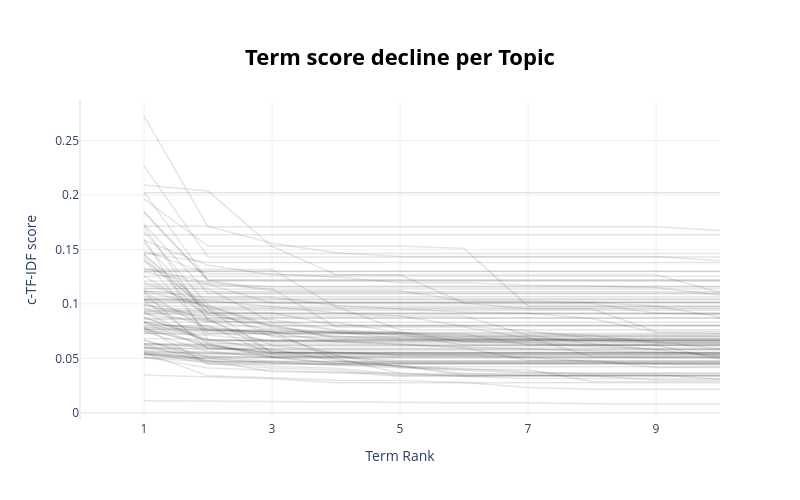

This figure's notebook cell:
### Markdown cell above
#### 5.2.8 Visualise Term Score Decline

### Code cell
topic_model.visualize_term_rank()

### Figure 1 — Plotly figure (JSON) as saved in the notebook; plotly's stock layout.template omitted (floating-point values rounded to 4 significant figures)
{"data": [{"hovertext": "<b>Topic -1</b>:truck_season_4wd_love_bear_polar b", "line": {"color": "black", "width": 1.5}, "mode": "lines+lines", "name": "", "opacity": 0.1, "x": [1, 2, 3, 4, 5, 6, 7, 8, 9, 10], "y": [0.01116, 0.01081, 0.01022, 0.009748, 0.009305, 0.009305, 0.009305, 0.008259, 0.008103, 0.008103], "type": "scatter"}, {"hovertext": "<b>Topic 0</b>:came clean_clarity_activist_activis", "line": {"color": "black", "width": 1.5}, "mode": "lines+lines", "name": "", "opacity": 0.1, "x": [1, 2, 3, 4, 5, 6, 7, 8, 9, 10], "y": [0.1254, 0.1254, 0.1254, 0.1254, 0.1254, 0.1254, 0.1254, 0.1254, 0.1254, 0.1254], "type": "scatter"}, {"hovertext": "<b>Topic 1</b>:ape_africa usa_billionaire chair_bi", "line": {"color": "black", "width": 1.5}, "mode": "lines+lines", "name": "", "opacity": 0.1, "x": [1, 2, 3, 4, 5, 6, 7, 8, 9, 10], "y": [0.08692, 0.08692, 0.08692, 0.08692, 0.08692, 0.08692, 0.08692, 0.08692, 0.08692, 0.08692], "type": "scatter"}, {"hovertext": "<b>Topic 2</b>:asshat_asshat president_comedy weir", "line": {"color": "black", "width": 1.5}, "mode": "lines+lines", "name": "", "opacity": 0.1, "x": [1, 2, 3, 4, 5, 6, 7, 8, 9, 10], "y": [0.1065, 0.1065, 0.1065, 0.1065, 0.1065, 0.1065, 0.1065, 0.1065, 0.1065, 0.1065], "type": "scatter"}, {"hovertext": "<b>Topic 3</b>:gym_poetry_weightloss_stone_fitness", "line": {"color": "black", "width": 1.5}, "mode": "lines+lines", "name": "", "opacity": 0.1, "x": [1, 2, 3, 4, 5, 6, 7, 8, 9, 10], "y": [0.05504, 0.03409, 0.0323, 0.02981, 0.02977, 0.02786, 0.02328, 0.02172, 0.02165, 0.02165], "type": "scatter"}, {"hovertext": "<b>Topic 4</b>:attack khan_press attack_hate putin", "line": {"color": "black", "width": 1.5}, "mode": "lines+lines", "name": "", "opacity": 0.1, "x": [1, 2, 3, 4, 5, 6, 7, 8, 9, 10], "y": [0.1113, 0.1113, 0.1113, 0.1113, 0.1113, 0.1113, 0.1113, 0.1113, 0.1113, 0.1113], "type": "scatter"}, {"hovertext": "<b>Topic 5</b>:pig_carl_betwn_betwn pig_apology_ap", "line": {"color": "black", "width": 1.5}, "mode": "lines+lines", "name": "", "opacity": 0.1, "x": [1, 2, 3, 4, 5, 6, 7, 8, 9, 10], "y": [0.1027, 0.06309, 0.06309, 0.06309, 0.06309, 0.06309, 0.06309, 0.06309, 0.06309, 0.06309], "type": "scatter"}, {"hovertext": "<b>Topic 6</b>:im_asian_bc im_im attracted_attract", "line": {"color": "black", "width": 1.5}, "mode": "lines+lines", "name": "", "opacity": 0.1, "x": [1, 2, 3, 4, 5, 6, 7, 8, 9, 10], "y": [0.1963, 0.1531, 0.1531, 0.1531, 0.1531, 0.1509, 0.09793, 0.09793, 0.09793, 0.09793], "type": "scatter"}, {"hovertext": "<b>Topic 7</b>:bear_polar_polar bear_climb_climb r", "line": {"color": "black", "width": 1.5}, "mode": "lines+lines", "name": "", "opacity": 0.1, "x": [1, 2, 3, 4, 5, 6, 7, 8, 9, 10], "y": [0.07442, 0.07442, 0.07442, 0.06481, 0.06481, 0.06481, 0.06481, 0.06229, 0.06229, 0.0493], "type": "scatter"}, {"hovertext": "<b>Topic 8</b>:gun_grp_mass shooting_mass_ban_vict", "line": {"color": "black", "width": 1.5}, "mode": "lines+lines", "name": "", "opacity": 0.1, "x": [1, 2, 3, 4, 5, 6, 7, 8, 9, 10], "y": [0.06656, 0.05147, 0.051, 0.05031, 0.03614, 0.03585, 0.03449, 0.034, 0.03016, 0.03016], "type": "scatter"}, {"hovertext": "<b>Topic 9</b>:chair want_cow disease_cow_die mad_", "line": {"color": "black", "width": 1.5}, "mode": "lines+lines", "name": "", "opacity": 0.1, "x": [1, 2, 3, 4, 5, 6, 7, 8, 9, 10], "y": [0.1163, 0.1163, 0.1163, 0.1163, 0.1163, 0.1163, 0.1163, 0.1163, 0.1163, 0.1163], "type": "scatter"}, {"hovertext": "<b>Topic 10</b>:new_block new_kid block_block_new ", "line": {"color": "black", "width": 1.5}, "mode": "lines+lines", "name": "", "opacity": 0.1, "x": [1, 2, 3, 4, 5, 6, 7, 8, 9, 10], "y": [0.1404, 0.07265, 0.07265, 0.07265, 0.07265, 0.06571, 0.06374, 0.06101, 0.05838, 0.05838], "type": "scatter"}, {"hovertext": "<b>Topic 11</b>:looki_place looki_bear_polar_polar", "line": {"color": "black", "width": 1.5}, "mode": "lines+lines", "name": "", "opacity": 0.1, "x": [1, 2, 3, 4, 5, 6, 7, 8, 9, 10], "y": [0.09329, 0.09329, 0.07374, 0.07374, 0.07374, 0.06835, 0.06835, 0.06637, 0.06422, 0.06422], "type": "scatter"}, {"hovertext": "<b>Topic 12</b>:promo_bihday_walk_god sake_expect ", "line": {"color": "black", "width": 1.5}, "mode": "lines+lines", "name": "", "opacity": 0.1, "x": [1, 2, 3, 4, 5, 6, 7, 8, 9, 10], "y": [0.03471, 0.03325, 0.03126, 0.02767, 0.02767, 0.02767, 0.02767, 0.02767, 0.02767, 0.02767], "type": "scatter"}, {"hovertext": "<b>Topic 13</b>:dad_father day_father_husband_day ", "line": {"color": "black", "width": 1.5}, "mode": "lines+lines", "name": "", "opacity": 0.1, "x": [1, 2, 3, 4, 5, 6, 7, 8, 9, 10], "y": [0.07652, 0.07599, 0.07489, 0.04865, 0.04192, 0.04056, 0.03759, 0.03525, 0.03525, 0.03085], "type": "scatter"}, {"hovertext": "<b>Topic 14</b>:rapist_judge_blk_ddnt_ddnt wnt_aft", "line": {"color": "black", "width": 1.5}, "mode": "lines+lines", "name": "", "opacity": 0.1, "x": [1, 2, 3, 4, 5, 6, 7, 8, 9, 10], "y": [0.07326, 0.07123, 0.06645, 0.06645, 0.06645, 0.06645, 0.06645, 0.06645, 0.06645, 0.06645], "type": "scatter"}, {"hovertext": "<b>Topic 15</b>:arabic_arabic kettled_better pic_c", "line": {"color": "black", "width": 1.5}, "mode": "lines+lines", "name": "", "opacity": 0.1, "x": [1, 2, 3, 4, 5, 6, 7, 8, 9, 10], "y": [0.1012, 0.1012, 0.1012, 0.1012, 0.1012, 0.1012, 0.1012, 0.1012, 0.1012, 0.1012], "type": "scatter"}, {"hovertext": "<b>Topic 16</b>:70 sliding_30 pm_arc week_arc_educ", "line": {"color": "black", "width": 1.5}, "mode": "lines+lines", "name": "", "opacity": 0.1, "x": [1, 2, 3, 4, 5, 6, 7, 8, 9, 10], "y": [0.1094, 0.1094, 0.1094, 0.1094, 0.1094, 0.1094, 0.1094, 0.1094, 0.1094, 0.1094], "type": "scatter"}, {"hovertext": "<b>Topic 17</b>:12mill arrest_12mill_arrest_accide", "line": {"color": "black", "width": 1.5}, "mode": "lines+lines", "name": "", "opacity": 0.1, "x": [1, 2, 3, 4, 5, 6, 7, 8, 9, 10], "y": [0.08313, 0.08313, 0.08313, 0.08313, 0.08313, 0.08313, 0.08313, 0.08313, 0.08313, 0.08313], "type": "scatter"}, {"hovertext": "<b>Topic 18</b>:japan_abe government_abe_afp rsf_b", "line": {"color": "black", "width": 1.5}, "mode": "lines+lines", "name": "", "opacity": 0.1, "x": [1, 2, 3, 4, 5, 6, 7, 8, 9, 10], "y": [0.1456, 0.09652, 0.09652, 0.09652, 0.09652, 0.09652, 0.09652, 0.09652, 0.09652, 0.09652], "type": "scatter"}, {"hovertext": "<b>Topic 19</b>:pair_new pair_77_lesson_flat whooo", "line": {"color": "black", "width": 1.5}, "mode": "lines+lines", "name": "", "opacity": 0.1, "x": [1, 2, 3, 4, 5, 6, 7, 8, 9, 10], "y": [0.08021, 0.08021, 0.05311, 0.05109, 0.04781, 0.04781, 0.04781, 0.04781, 0.04781, 0.04781], "type": "scatter"}, {"hovertext": "<b>Topic 20</b>:queue basket_queue_food shopping_b", "line": {"color": "black", "width": 1.5}, "mode": "lines+lines", "name": "", "opacity": 0.1, "x": [1, 2, 3, 4, 5, 6, 7, 8, 9, 10], "y": [0.1299, 0.1299, 0.1299, 0.1299, 0.1299, 0.1299, 0.1299, 0.1299, 0.1299, 0.1299], "type": "scatter"}, {"hovertext": "<b>Topic 21</b>:dom_dom nica_freaking_freaking nas", "line": {"color": "black", "width": 1.5}, "mode": "lines+lines", "name": "", "opacity": 0.1, "x": [1, 2, 3, 4, 5, 6, 7, 8, 9, 10], "y": [0.1039, 0.1039, 0.1039, 0.1039, 0.1039, 0.1039, 0.1039, 0.1039, 0.1039, 0.1039], "type": "scatter"}, {"hovertext": "<b>Topic 22</b>:wear_2017 let_hood swastika_hood_d", "line": {"color": "black", "width": 1.5}, "mode": "lines+lines", "name": "", "opacity": 0.1, "x": [1, 2, 3, 4, 5, 6, 7, 8, 9, 10], "y": [0.1467, 0.138, 0.138, 0.138, 0.138, 0.138, 0.138, 0.138, 0.138, 0.138], "type": "scatter"}, {"hovertext": "<b>Topic 23</b>:orlando_grimmie_shooting_murdered_", "line": {"color": "black", "width": 1.5}, "mode": "lines+lines", "name": "", "opacity": 0.1, "x": [1, 2, 3, 4, 5, 6, 7, 8, 9, 10], "y": [0.05532, 0.04527, 0.04123, 0.03905, 0.03429, 0.03429, 0.03429, 0.03429, 0.03429, 0.03429], "type": "scatter"}, {"hovertext": "<b>Topic 24</b>:poetry_eid_poetry eid_shairi_line_", "line": {"color": "black", "width": 1.5}, "mode": "lines+lines", "name": "", "opacity": 0.1, "x": [1, 2, 3, 4, 5, 6, 7, 8, 9, 10], "y": [0.1426, 0.08657, 0.05565, 0.05553, 0.05322, 0.05303, 0.05098, 0.04682, 0.0448, 0.04389], "type": "scatter"}, {"hovertext": "<b>Topic 25</b>:happy_happy slow_slow_cooking_slow", "line": {"color": "black", "width": 1.5}, "mode": "lines+lines", "name": "", "opacity": 0.1, "x": [1, 2, 3, 4, 5, 6, 7, 8, 9, 10], "y": [0.1101, 0.05842, 0.05842, 0.04764, 0.04293, 0.0361, 0.0361, 0.0361, 0.0361, 0.0361], "type": "scatter"}, {"hovertext": "<b>Topic 26</b>:chair make_fucking moron_gorilla r", "line": {"color": "black", "width": 1.5}, "mode": "lines+lines", "name": "", "opacity": 0.1, "x": [1, 2, 3, 4, 5, 6, 7, 8, 9, 10], "y": [0.1048, 0.1048, 0.1048, 0.1048, 0.1048, 0.1048, 0.1048, 0.1048, 0.1048, 0.1048], "type": "scatter"}, {"hovertext": "<b>Topic 27</b>:blog silver_silver_retail_retail s", "line": {"color": "black", "width": 1.5}, "mode": "lines+lines", "name": "", "opacity": 0.1, "x": [1, 2, 3, 4, 5, 6, 7, 8, 9, 10], "y": [0.06817, 0.06753, 0.06522, 0.06522, 0.06252, 0.06064, 0.05816, 0.05682, 0.0559, 0.05348], "type": "scatter"}, {"hovertext": "<b>Topic 28</b>:feminist_decided feminist_beginnin", "line": {"color": "black", "width": 1.5}, "mode": "lines+lines", "name": "", "opacity": 0.1, "x": [1, 2, 3, 4, 5, 6, 7, 8, 9, 10], "y": [0.2268, 0.143, 0.143, 0.143, 0.143, 0.143, 0.143, 0.143, 0.143, 0.143], "type": "scatter"}, {"hovertext": "<b>Topic 29</b>:la_idea poc_em quit_film em_bitchi", "line": {"color": "black", "width": 1.5}, "mode": "lines+lines", "name": "", "opacity": 0.1, "x": [1, 2, 3, 4, 5, 6, 7, 8, 9, 10], "y": [0.1848, 0.1221, 0.1221, 0.1221, 0.1221, 0.1221, 0.1221, 0.1221, 0.1221, 0.1221], "type": "scatter"}, {"hovertext": "<b>Topic 30</b>:bye_anger_joy_come_stay let_leaf_d", "line": {"color": "black", "width": 1.5}, "mode": "lines+lines", "name": "", "opacity": 0.1, "x": [1, 2, 3, 4, 5, 6, 7, 8, 9, 10], "y": [0.05116, 0.04122, 0.03903, 0.03654, 0.03649, 0.03345, 0.03155, 0.03155, 0.03155, 0.03155], "type": "scatter"}, {"hovertext": "<b>Topic 31</b>:dare_bullying_speak rest_rest cana", "line": {"color": "black", "width": 1.5}, "mode": "lines+lines", "name": "", "opacity": 0.1, "x": [1, 2, 3, 4, 5, 6, 7, 8, 9, 10], "y": [0.2725, 0.1709, 0.1709, 0.1709, 0.1709, 0.1709, 0.1709, 0.1709, 0.1709, 0.1673], "type": "scatter"}, {"hovertext": "<b>Topic 32</b>:2016 uspoli_bailey 2016_yr idolize", "line": {"color": "black", "width": 1.5}, "mode": "lines+lines", "name": "", "opacity": 0.1, "x": [1, 2, 3, 4, 5, 6, 7, 8, 9, 10], "y": [0.09426, 0.09426, 0.09426, 0.09426, 0.09426, 0.09426, 0.09426, 0.09426, 0.09426, 0.09426], "type": "scatter"}, {"hovertext": "<b>Topic 33</b>:new_kid newyear_destruction_commer", "line": {"color": "black", "width": 1.5}, "mode": "lines+lines", "name": "", "opacity": 0.1, "x": [1, 2, 3, 4, 5, 6, 7, 8, 9, 10], "y": [0.1664, 0.09876, 0.07973, 0.07973, 0.07973, 0.07973, 0.07973, 0.07973, 0.07973, 0.07973], "type": "scatter"}, {"hovertext": "<b>Topic 34</b>:cheap_humanity pakistani_pakistani", "line": {"color": "black", "width": 1.5}, "mode": "lines+lines", "name": "", "opacity": 0.1, "x": [1, 2, 3, 4, 5, 6, 7, 8, 9, 10], "y": [0.06275, 0.04589, 0.04589, 0.04365, 0.04098, 0.03897, 0.03687, 0.03658, 0.03658, 0.03658], "type": "scatter"}, {"hovertext": "<b>Topic 35</b>:east_tt_em_school_hr til_packing e", "line": {"color": "black", "width": 1.5}, "mode": "lines+lines", "name": "", "opacity": 0.1, "x": [1, 2, 3, 4, 5, 6, 7, 8, 9, 10], "y": [0.0538, 0.04792, 0.0378, 0.0374, 0.03352, 0.03352, 0.03352, 0.03352, 0.03352, 0.03352], "type": "scatter"}, {"hovertext": "<b>Topic 36</b>:price index_index mom_index_price_", "line": {"color": "black", "width": 1.5}, "mode": "lines+lines", "name": "", "opacity": 0.1, "x": [1, 2, 3, 4, 5, 6, 7, 8, 9, 10], "y": [0.1046, 0.1031, 0.09746, 0.09178, 0.08895, 0.07948, 0.07502, 0.06843, 0.06558, 0.05862], "type": "scatter"}, {"hovertext": "<b>Topic 37</b>:joy bless_gracious look_2017 scatt", "line": {"color": "black", "width": 1.5}, "mode": "lines+lines", "name": "", "opacity": 0.1, "x": [1, 2, 3, 4, 5, 6, 7, 8, 9, 10], "y": [0.1636, 0.1636, 0.1636, 0.1636, 0.1636, 0.1636, 0.1636, 0.1636, 0.1636, 0.1636], "type": "scatter"}, {"hovertext": "<b>Topic 38</b>:sm_2tell_dnt_phone_story_refund_pa", "line": {"color": "black", "width": 1.5}, "mode": "lines+lines", "name": "", "opacity": 0.1, "x": [1, 2, 3, 4, 5, 6, 7, 8, 9, 10], "y": [0.05337, 0.0498, 0.0454, 0.04485, 0.04299, 0.0397, 0.0397, 0.02869, 0.02869, 0.02869], "type": "scatter"}, {"hovertext": "<b>Topic 39</b>:06_gewitter_gewitter schwandorfchw", "line": {"color": "black", "width": 1.5}, "mode": "lines+lines", "name": "", "opacity": 0.1, "x": [1, 2, 3, 4, 5, 6, 7, 8, 9, 10], "y": [0.1732, 0.1101, 0.1101, 0.1101, 0.1101, 0.1101, 0.1101, 0.1101, 0.1101, 0.1101], "type": "scatter"}, {"hovertext": "<b>Topic 40</b>:year old_mother_old_fuck_hate_51 y", "line": {"color": "black", "width": 1.5}, "mode": "lines+lines", "name": "", "opacity": 0.1, "x": [1, 2, 3, 4, 5, 6, 7, 8, 9, 10], "y": [0.05675, 0.04836, 0.04283, 0.04085, 0.03526, 0.03433, 0.03433, 0.03433, 0.03433, 0.03433], "type": "scatter"}, {"hovertext": "<b>Topic 41</b>:inked polar_inked_place lookin_loo", "line": {"color": "black", "width": 1.5}, "mode": "lines+lines", "name": "", "opacity": 0.1, "x": [1, 2, 3, 4, 5, 6, 7, 8, 9, 10], "y": [0.06304, 0.06304, 0.05382, 0.05239, 0.04226, 0.04226, 0.04226, 0.04226, 0.04226, 0.04226], "type": "scatter"}, {"hovertext": "<b>Topic 42</b>:signal_chk wt_aftr sevral_engineer", "line": {"color": "black", "width": 1.5}, "mode": "lines+lines", "name": "", "opacity": 0.1, "x": [1, 2, 3, 4, 5, 6, 7, 8, 9, 10], "y": [0.06724, 0.04732, 0.04732, 0.04732, 0.04732, 0.04732, 0.04732, 0.04732, 0.04732, 0.04732], "type": "scatter"}, {"hovertext": "<b>Topic 43</b>:drown_drown small_lack power_minde", "line": {"color": "black", "width": 1.5}, "mode": "lines+lines", "name": "", "opacity": 0.1, "x": [1, 2, 3, 4, 5, 6, 7, 8, 9, 10], "y": [0.1299, 0.1299, 0.1299, 0.1299, 0.1299, 0.1299, 0.1299, 0.1299, 0.1299, 0.1299], "type": "scatter"}, {"hovertext": "<b>Topic 44</b>:place looking_looking cotd_cotd_co", "line": {"color": "black", "width": 1.5}, "mode": "lines+lines", "name": "", "opacity": 0.1, "x": [1, 2, 3, 4, 5, 6, 7, 8, 9, 10], "y": [0.09923, 0.08404, 0.0829, 0.0829, 0.07377, 0.07377, 0.07377, 0.0711, 0.06424, 0.06424], "type": "scatter"}, {"hovertext": "<b>Topic 45</b>:talent_technology_takda dan_banyak", "line": {"color": "black", "width": 1.5}, "mode": "lines+lines", "name": "", "opacity": 0.1, "x": [1, 2, 3, 4, 5, 6, 7, 8, 9, 10], "y": [0.05061, 0.04678, 0.04678, 0.04678, 0.04678, 0.04678, 0.04678, 0.04678, 0.04678, 0.04678], "type": "scatter"}, {"hovertext": "<b>Topic 46</b>:nightclub_gun_50 people_church bow", "line": {"color": "black", "width": 1.5}, "mode": "lines+lines", "name": "", "opacity": 0.1, "x": [1, 2, 3, 4, 5, 6, 7, 8, 9, 10], "y": [0.0533, 0.05197, 0.05103, 0.04517, 0.04517, 0.04517, 0.04517, 0.04517, 0.04517, 0.04517], "type": "scatter"}, {"hovertext": "<b>Topic 47</b>:2nites_2nites church_4maps_4maps b", "line": {"color": "black", "width": 1.5}, "mode": "lines+lines", "name": "", "opacity": 0.1, "x": [1, 2, 3, 4, 5, 6, 7, 8, 9, 10], "y": [0.1138, 0.1138, 0.1138, 0.1138, 0.1138, 0.1138, 0.1138, 0.1138, 0.1138, 0.1138], "type": "scatter"}, {"hovertext": "<b>Topic 48</b>:white_biher_biher disrespectful_de", "line": {"color": "black", "width": 1.5}, "mode": "lines+lines", "name": "", "opacity": 0.1, "x": [1, 2, 3, 4, 5, 6, 7, 8, 9, 10], "y": [0.1033, 0.1016, 0.1016, 0.1016, 0.1016, 0.1016, 0.1016, 0.1016, 0.1016, 0.1016], "type": "scatter"}, {"hovertext": "<b>Topic 49</b>:xxx sexy_naughty shy_car_shy_slut_", "line": {"color": "black", "width": 1.5}, "mode": "lines+lines", "name": "", "opacity": 0.1, "x": [1, 2, 3, 4, 5, 6, 7, 8, 9, 10], "y": [0.05988, 0.05519, 0.05196, 0.05181, 0.05181, 0.05181, 0.05092, 0.05049, 0.05049, 0.05049], "type": "scatter"}, {"hovertext": "<b>Topic 50</b>:india_cruelty_dog cat_chinese_chin", "line": {"color": "black", "width": 1.5}, "mode": "lines+lines", "name": "", "opacity": 0.1, "x": [1, 2, 3, 4, 5, 6, 7, 8, 9, 10], "y": [0.07845, 0.04461, 0.04461, 0.04461, 0.04461, 0.04461, 0.04461, 0.04461, 0.04461, 0.04461], "type": "scatter"}, {"hovertext": "<b>Topic 51</b>:amodu_coach_keshi_rip_death_direct", "line": {"color": "black", "width": 1.5}, "mode": "lines+lines", "name": "", "opacity": 0.1, "x": [1, 2, 3, 4, 5, 6, 7, 8, 9, 10], "y": [0.1041, 0.08513, 0.06202, 0.05519, 0.0532, 0.05313, 0.05313, 0.05313, 0.05313, 0.05313], "type": "scatter"}, {"hovertext": "<b>Topic 52</b>:follow_4o4o4_send 4o4o4_iqbal_gali", "line": {"color": "black", "width": 1.5}, "mode": "lines+lines", "name": "", "opacity": 0.1, "x": [1, 2, 3, 4, 5, 6, 7, 8, 9, 10], "y": [0.09247, 0.09181, 0.09181, 0.08042, 0.08042, 0.08042, 0.08042, 0.08042, 0.08042, 0.08042], "type": "scatter"}, {"hovertext": "<b>Topic 53</b>:forecast_8k_blog_tipp_optimism_opt", "line": {"color": "black", "width": 1.5}, "mode": "lines+lines", "name": "", "opacity": 0.1, "x": [1, 2, 3, 4, 5, 6, 7, 8, 9, 10], "y": [0.08308, 0.05926, 0.05651, 0.05337, 0.05337, 0.05337, 0.05337, 0.05337, 0.05337, 0.05337], "type": "scatter"}, {"hovertext": "<b>Topic 54</b>:client_summer_redken_fun_drink_bos", "line": {"color": "black", "width": 1.5}, "mode": "lines+lines", "name": "", "opacity": 0.1, "x": [1, 2, 3, 4, 5, 6, 7, 8, 9, 10], "y": [0.05945, 0.05157, 0.0474, 0.04381, 0.04344, 0.03424, 0.03424, 0.03424, 0.03424, 0.03424], "type": "scatter"}, {"hovertext": "<b>Topic 55</b>:bird_home_home button_button_tap h", "line": {"color": "black", "width": 1.5}, "mode": "lines+lines", "name": "", "opacity": 0.1, "x": [1, 2, 3, 4, 5, 6, 7, 8, 9, 10], "y": [0.1838, 0.1215, 0.112, 0.112, 0.112, 0.1027, 0.1027, 0.1013, 0.09818, 0.08783], "type": "scatter"}, {"hovertext": "<b>Topic 56</b>:payintheusa polar_payintheusa_plac", "line": {"color": "black", "width": 1.5}, "mode": "lines+lines", "name": "", "opacity": 0.1, "x": [1, 2, 3, 4, 5, 6, 7, 8, 9, 10], "y": [0.1179, 0.1179, 0.114, 0.07871, 0.07871, 0.07871, 0.06855, 0.06855, 0.06855, 0.06855], "type": "scatter"}, {"hovertext": "<b>Topic 57</b>:nasty nude_horny naughty_na wet_sn", "line": {"color": "black", "width": 1.5}, "mode": "lines+lines", "name": "", "opacity": 0.1, "x": [1, 2, 3, 4, 5, 6, 7, 8, 9, 10], "y": [0.07826, 0.07601, 0.07498, 0.07404, 0.06843, 0.06797, 0.06688, 0.0668, 0.06623, 0.06623], "type": "scatter"}, {"hovertext": "<b>Topic 58</b>:awake_feel_feel like_away sho_70 r", "line": {"color": "black", "width": 1.5}, "mode": "lines+lines", "name": "", "opacity": 0.1, "x": [1, 2, 3, 4, 5, 6, 7, 8, 9, 10], "y": [0.05459, 0.05026, 0.04577, 0.04574, 0.04574, 0.04574, 0.04574, 0.04574, 0.04574, 0.04574], "type": "scatter"}, {"hovertext": "<b>Topic 59</b>:beer_9th daily_9th_beer htt_beer r", "line": {"color": "black", "width": 1.5}, "mode": "lines+lines", "name": "", "opacity": 0.1, "x": [1, 2, 3, 4, 5, 6, 7, 8, 9, 10], "y": [0.1597, 0.06693, 0.06693, 0.06693, 0.06693, 0.06693, 0.06693, 0.06693, 0.06693, 0.06693], "type": "scatter"}, {"hovertext": "<b>Topic 60</b>:got_staff_got installed_row got_60", "line": {"color": "black", "width": 1.5}, "mode": "lines+lines", "name": "", "opacity": 0.1, "x": [1, 2, 3, 4, 5, 6, 7, 8, 9, 10], "y": [0.07629, 0.06372, 0.05073, 0.05073, 0.05073, 0.05073, 0.05073, 0.05073, 0.05073, 0.05073], "type": "scatter"}, {"hovertext": "<b>Topic 61</b>:awasome_dj_bday awasome_awasome bl", "line": {"color": "black", "width": 1.5}, "mode": "lines+lines", "name": "", "opacity": 0.1, "x": [1, 2, 3, 4, 5, 6, 7, 8, 9, 10], "y": [0.1112, 0.07616, 0.06547, 0.06547, 0.06547, 0.06547, 0.06547, 0.06547, 0.06547, 0.06547], "type": "scatter"}, {"hovertext": "<b>Topic 62</b>:mil_past_amaze_amaze living_electi", "line": {"color": "black", "width": 1.5}, "mode": "lines+lines", "name": "", "opacity": 0.1, "x": [1, 2, 3, 4, 5, 6, 7, 8, 9, 10], "y": [0.08763, 0.06765, 0.05771, 0.05771, 0.05771, 0.05771, 0.05771, 0.05771, 0.05771, 0.05771], "type": "scatter"}, {"hovertext": "<b>Topic 63</b>:bon_bon jovi_jon bon_generic_guita", "line": {"color": "black", "width": 1.5}, "mode": "lines+lines", "name": "", "opacity": 0.1, "x": [1, 2, 3, 4, 5, 6, 7, 8, 9, 10], "y": [0.07285, 0.07285, 0.07285, 0.07285, 0.07285, 0.07285, 0.07285, 0.07285, 0.07285, 0.07285], "type": "scatter"}, {"hovertext": "<b>Topic 64</b>:aapi allah_aapi_allah_allah apkoo_", "line": {"color": "black", "width": 1.5}, "mode": "lines+lines", "name": "", "opacity": 0.1, "x": [1, 2, 3, 4, 5, 6, 7, 8, 9, 10], "y": [0.05073, 0.05073, 0.05073, 0.05073, 0.05073, 0.05073, 0.05073, 0.05073, 0.05073, 0.05073], "type": "scatter"}, {"hovertext": "<b>Topic 65</b>:cavs_game_plan worked_plan_game pl", "line": {"color": "black", "width": 1.5}, "mode": "lines+lines", "name": "", "opacity": 0.1, "x": [1, 2, 3, 4, 5, 6, 7, 8, 9, 10], "y": [0.09113, 0.08959, 0.08889, 0.08889, 0.08889, 0.08889, 0.07125, 0.06343, 0.05782, 0.05182], "type": "scatter"}, {"hovertext": "<b>Topic 66</b>:beat whiteperson_alive serve_bp_bl", "line": {"color": "black", "width": 1.5}, "mode": "lines+lines", "name": "", "opacity": 0.1, "x": [1, 2, 3, 4, 5, 6, 7, 8, 9, 10], "y": [0.202, 0.202, 0.202, 0.202, 0.202, 0.202, 0.202, 0.202, 0.202, 0.202], "type": "scatter"}, {"hovertext": "<b>Topic 67</b>:pound_size_weighed_weight_40 weigh", "line": {"color": "black", "width": 1.5}, "mode": "lines+lines", "name": "", "opacity": 0.1, "x": [1, 2, 3, 4, 5, 6, 7, 8, 9, 10], "y": [0.09566, 0.07923, 0.07135, 0.05263, 0.04563, 0.04563, 0.04563, 0.04563, 0.04563, 0.04563], "type": "scatter"}, {"hovertext": "<b>Topic 68</b>:10_news_10 type_50 islamic_news ad", "line": {"color": "black", "width": 1.5}, "mode": "lines+lines", "name": "", "opacity": 0.1, "x": [1, 2, 3, 4, 5, 6, 7, 8, 9, 10], "y": [0.06344, 0.06246, 0.05186, 0.05186, 0.05186, 0.05186, 0.05186, 0.05186, 0.05186, 0.05186], "type": "scatter"}, {"hovertext": "<b>Topic 69</b>:bloglife_blog tomorrow_coming blog", "line": {"color": "black", "width": 1.5}, "mode": "lines+lines", "name": "", "opacity": 0.1, "x": [1, 2, 3, 4, 5, 6, 7, 8, 9, 10], "y": [0.05939, 0.05939, 0.05939, 0.05939, 0.05939, 0.05939, 0.05939, 0.05939, 0.05939, 0.05939], "type": "scatter"}, {"hovertext": "<b>Topic 70</b>:euro2016_en_en ger_ger land_ger_en", "line": {"color": "black", "width": 1.5}, "mode": "lines+lines", "name": "", "opacity": 0.1, "x": [1, 2, 3, 4, 5, 6, 7, 8, 9, 10], "y": [0.08783, 0.06625, 0.06625, 0.06625, 0.06328, 0.05971, 0.04819, 0.04819, 0.04167, 0.04167], "type": "scatter"}, {"hovertext": "<b>Topic 71</b>:alcatraz_b4_alcatraz mrb_b4 gaafte", "line": {"color": "black", "width": 1.5}, "mode": "lines+lines", "name": "", "opacity": 0.1, "x": [1, 2, 3, 4, 5, 6, 7, 8, 9, 10], "y": [0.1013, 0.1013, 0.1013, 0.1013, 0.1013, 0.1013, 0.1013, 0.1013, 0.1013, 0.1013], "type": "scatter"}, {"hovertext": "<b>Topic 72</b>:admin_dicked_contrast_contrast lim", "line": {"color": "black", "width": 1.5}, "mode": "lines+lines", "name": "", "opacity": 0.1, "x": [1, 2, 3, 4, 5, 6, 7, 8, 9, 10], "y": [0.06155, 0.06155, 0.06155, 0.06155, 0.06155, 0.06155, 0.06155, 0.06155, 0.06155, 0.06155], "type": "scatter"}, {"hovertext": "<b>Topic 73</b>:april_balance_trade balance_gold f", "line": {"color": "black", "width": 1.5}, "mode": "lines+lines", "name": "", "opacity": 0.1, "x": [1, 2, 3, 4, 5, 6, 7, 8, 9, 10], "y": [0.1121, 0.106, 0.106, 0.09852, 0.09525, 0.09261, 0.09147, 0.08659, 0.07385, 0.07315], "type": "scatter"}, {"hovertext": "<b>Topic 74</b>:brexit_daily esp_abt thing_experie", "line": {"color": "black", "width": 1.5}, "mode": "lines+lines", "name": "", "opacity": 0.1, "x": [1, 2, 3, 4, 5, 6, 7, 8, 9, 10], "y": [0.08373, 0.06636, 0.06636, 0.06636, 0.06636, 0.06636, 0.06636, 0.06636, 0.06636, 0.06636], "type": "scatter"}, {"hovertext": "<b>Topic 75</b>:2b proud_awesome music_encore_corn", "line": {"color": "black", "width": 1.5}, "mode": "lines+lines", "name": "", "opacity": 0.1, "x": [1, 2, 3, 4, 5, 6, 7, 8, 9, 10], "y": [0.05436, 0.05436, 0.05436, 0.05436, 0.05436, 0.05436, 0.05436, 0.05436, 0.05436, 0.05436], "type": "scatter"}, {"hovertext": "<b>Topic 76</b>:hour_friday_busy_cold draft_30 ice", "line": {"color": "black", "width": 1.5}, "mode": "lines+lines", "name": "", "opacity": 0.1, "x": [1, 2, 3, 4, 5, 6, 7, 8, 9, 10], "y": [0.07477, 0.0563, 0.05129, 0.04563, 0.04563, 0.04563, 0.04563, 0.04563, 0.04563, 0.04563], "type": "scatter"}, {"hovertext": "<b>Topic 77</b>:clothes_money_coding_area feeling_", "line": {"color": "black", "width": 1.5}, "mode": "lines+lines", "name": "", "opacity": 0.1, "x": [1, 2, 3, 4, 5, 6, 7, 8, 9, 10], "y": [0.09259, 0.06455, 0.06208, 0.06208, 0.06208, 0.06208, 0.06208, 0.06208, 0.06208, 0.06208], "type": "scatter"}, {"hovertext": "<b>Topic 78</b>:bear_polar bear_polar_climb racing", "line": {"color": "black", "width": 1.5}, "mode": "lines+lines", "name": "", "opacity": 0.1, "x": [1, 2, 3, 4, 5, 6, 7, 8, 9, 10], "y": [0.07969, 0.07969, 0.07969, 0.0694, 0.0694, 0.0694, 0.0694, 0.05145, 0.05145, 0.05145], "type": "scatter"}, {"hovertext": "<b>Topic 79</b>:day tweet_tweet_hubby_great messag", "line": {"color": "black", "width": 1.5}, "mode": "lines+lines", "name": "", "opacity": 0.1, "x": [1, 2, 3, 4, 5, 6, 7, 8, 9, 10], "y": [0.06372, 0.06048, 0.0551, 0.0551, 0.0551, 0.0551, 0.0551, 0.0551, 0.0551, 0.0551], "type": "scatter"}, {"hovertext": "<b>Topic 80</b>:organization_lbj_steph huge_inferi", "line": {"color": "black", "width": 1.5}, "mode": "lines+lines", "name": "", "opacity": 0.1, "x": [1, 2, 3, 4, 5, 6, 7, 8, 9, 10], "y": [0.1199, 0.09609, 0.06989, 0.06989, 0.06989, 0.06989, 0.06989, 0.06989, 0.06989, 0.06989], "type": "scatter"}, {"hovertext": "<b>Topic 81</b>:retweet_bbw_bbwlover_bbwlover kik_", "line": {"color": "black", "width": 1.5}, "mode": "lines+lines", "name": "", "opacity": 0.1, "x": [1, 2, 3, 4, 5, 6, 7, 8, 9, 10], "y": [0.2024, 0.1215, 0.1215, 0.1215, 0.1215, 0.1215, 0.1215, 0.1215, 0.1215, 0.1215], "type": "scatter"}, {"hovertext": "<b>Topic 82</b>:din_sa_1year_2month nakaga_302_1ye", "line": {"color": "black", "width": 1.5}, "mode": "lines+lines", "name": "", "opacity": 0.1, "x": [1, 2, 3, 4, 5, 6, 7, 8, 9, 10], "y": [0.07762, 0.06152, 0.0551, 0.0551, 0.0551, 0.0551, 0.0551, 0.0551, 0.0551, 0.0551], "type": "scatter"}, {"hovertext": "<b>Topic 83</b>:mom pop_pop_mom_music mom_pop musi", "line": {"color": "black", "width": 1.5}, "mode": "lines+lines", "name": "", "opacity": 0.1, "x": [1, 2, 3, 4, 5, 6, 7, 8, 9, 10], "y": [0.2093, 0.2036, 0.1528, 0.1268, 0.1268, 0.1009, 0.09552, 0.09552, 0.07465, 0.07465], "type": "scatter"}, {"hovertext": "<b>Topic 84</b>:petal_petal polar_bear_polar_polar", "line": {"color": "black", "width": 1.5}, "mode": "lines+lines", "name": "", "opacity": 0.1, "x": [1, 2, 3, 4, 5, 6, 7, 8, 9, 10], "y": [0.07797, 0.07797, 0.07412, 0.07412, 0.07412, 0.06499, 0.06454, 0.06454, 0.06454, 0.06454], "type": "scatter"}, {"hovertext": "<b>Topic 85</b>:hour_depression_bed hour_funk_heav", "line": {"color": "black", "width": 1.5}, "mode": "lines+lines", "name": "", "opacity": 0.1, "x": [1, 2, 3, 4, 5, 6, 7, 8, 9, 10], "y": [0.06002, 0.05845, 0.05845, 0.05845, 0.05845, 0.05845, 0.05845, 0.05845, 0.05845, 0.05845], "type": "scatter"}, {"hovertext": "<b>Topic 86</b>:date_hey_wedding_friend_hey hey_gi", "line": {"color": "black", "width": 1.5}, "mode": "lines+lines", "name": "", "opacity": 0.1, "x": [1, 2, 3, 4, 5, 6, 7, 8, 9, 10], "y": [0.09042, 0.08368, 0.07697, 0.07437, 0.07198, 0.06224, 0.06224, 0.06224, 0.06224, 0.06224], "type": "scatter"}, {"hovertext": "<b>Topic 87</b>:ariellesloth na_ariellesloth_shy s", "line": {"color": "black", "width": 1.5}, "mode": "lines+lines", "name": "", "opacity": 0.1, "x": [1, 2, 3, 4, 5, 6, 7, 8, 9, 10], "y": [0.08571, 0.08571, 0.08571, 0.07594, 0.07356, 0.07247, 0.06234, 0.06234, 0.06234, 0.06224], "type": "scatter"}, {"hovertext": "<b>Topic 88</b>:blame discredit_humanity people_ju", "line": {"color": "black", "width": 1.5}, "mode": "lines+lines", "name": "", "opacity": 0.1, "x": [1, 2, 3, 4, 5, 6, 7, 8, 9, 10], "y": [0.0912, 0.0912, 0.0912, 0.0912, 0.0912, 0.0912, 0.0912, 0.0912, 0.0912, 0.0912], "type": "scatter"}, {"hovertext": "<b>Topic 89</b>:gay_orlando_fuck_gay goblin_goblin", "line": {"color": "black", "width": 1.5}, "mode": "lines+lines", "name": "", "opacity": 0.1, "x": [1, 2, 3, 4, 5, 6, 7, 8, 9, 10], "y": [0.1293, 0.118, 0.1005, 0.1003, 0.1003, 0.1003, 0.1003, 0.1003, 0.09143, 0.09032], "type": "scatter"}, {"hovertext": "<b>Topic 90</b>:tip_daily beauty_ghazals_health ti", "line": {"color": "black", "width": 1.5}, "mode": "lines+lines", "name": "", "opacity": 0.1, "x": [1, 2, 3, 4, 5, 6, 7, 8, 9, 10], "y": [0.1451, 0.09165, 0.09165, 0.09165, 0.09165, 0.09165, 0.09165, 0.09165, 0.09165, 0.09165], "type": "scatter"}, {"hovertext": "<b>Topic 91</b>:attending_attending school_annual ", "line": {"color": "black", "width": 1.5}, "mode": "lines+lines", "name": "", "opacity": 0.1, "x": [1, 2, 3, 4, 5, 6, 7, 8, 9, 10], "y": [0.05561, 0.05561, 0.05561, 0.05561, 0.05561, 0.05561, 0.05561, 0.05561, 0.05561, 0.05561], "type": "scatter"}, {"hovertext": "<b>Topic 92</b>:foot_asics_showed style_showed_rel", "line": {"color": "black", "width": 1.5}, "mode": "lines+lines", "name": "", "opacity": 0.1, "x": [1, 2, 3, 4, 5, 6, 7, 8, 9, 10], "y": [0.14, 0.09562, 0.09562, 0.09562, 0.09562, 0.09562, 0.09562, 0.09562, 0.09562, 0.09562], "type": "scatter"}, {"hovertext": "<b>Topic 93</b>:zelda_link_28 16_be3_10 28_16 mod_", "line": {"color": "black", "width": 1.5}, "mode": "lines+lines", "name": "", "opacity": 0.1, "x": [1, 2, 3, 4, 5, 6, 7, 8, 9, 10], "y": [0.09553, 0.09553, 0.05502, 0.05502, 0.05502, 0.05502, 0.05502, 0.05502, 0.05502, 0.05502], "type": "scatter"}, {"hovertext": "<b>Topic 94</b>:soo_blessed_2likes unexpected_bles", "line": {"color": "black", "width": 1.5}, "mode": "lines+lines", "name": "", "opacity": 0.1, "x": [1, 2, 3, 4, 5, 6, 7, 8, 9, 10], "y": [0.1256, 0.08977, 0.08025, 0.08025, 0.08025, 0.08025, 0.08025, 0.08025, 0.08025, 0.08025], "type": "scatter"}, {"hovertext": "<b>Topic 95</b>:eia_oil_crude_change registered_ei", "line": {"color": "black", "width": 1.5}, "mode": "lines+lines", "name": "", "opacity": 0.1, "x": [1, 2, 3, 4, 5, 6, 7, 8, 9, 10], "y": [0.1582, 0.1355, 0.1268, 0.1268, 0.1268, 0.1268, 0.1268, 0.1268, 0.1268, 0.1105], "type": "scatter"}, {"hovertext": "<b>Topic 96</b>:clown_believe_voter_believe allowi", "line": {"color": "black", "width": 1.5}, "mode": "lines+lines", "name": "", "opacity": 0.1, "x": [1, 2, 3, 4, 5, 6, 7, 8, 9, 10], "y": [0.1714, 0.08501, 0.0813, 0.06793, 0.06793, 0.06793, 0.06793, 0.06793, 0.06793, 0.06793], "type": "scatter"}, {"hovertext": "<b>Topic 97</b>:bed hotel_king_lakeway_hotel fully", "line": {"color": "black", "width": 1.5}, "mode": "lines+lines", "name": "", "opacity": 0.1, "x": [1, 2, 3, 4, 5, 6, 7, 8, 9, 10], "y": [0.1462, 0.1462, 0.1462, 0.1462, 0.1462, 0.1462, 0.1462, 0.1462, 0.1462, 0.1462], "type": "scatter"}, {"hovertext": "<b>Topic 98</b>:24 heavly_alcool 24_alcool_actuall", "line": {"color": "black", "width": 1.5}, "mode": "lines+lines", "name": "", "opacity": 0.1, "x": [1, 2, 3, 4, 5, 6, 7, 8, 9, 10], "y": [0.09792, 0.09792, 0.09792, 0.09792, 0.09792, 0.09792, 0.09792, 0.09792, 0.09792, 0.09792], "type": "scatter"}, {"hovertext": "<b>Topic 99</b>:page_date thrown_productive workda", "line": {"color": "black", "width": 1.5}, "mode": "lines+lines", "name": "", "opacity": 0.1, "x": [1, 2, 3, 4, 5, 6, 7, 8, 9, 10], "y": [0.09972, 0.08721, 0.08721, 0.08721, 0.08721, 0.08721, 0.08721, 0.08721, 0.08721, 0.08721], "type": "scatter"}, {"hovertext": "<b>Topic 100</b>:flight_drove hour_car rental_drov", "line": {"color": "black", "width": 1.5}, "mode": "lines+lines", "name": "", "opacity": 0.1, "x": [1, 2, 3, 4, 5, 6, 7, 8, 9, 10], "y": [0.1562, 0.09106, 0.09106, 0.09106, 0.09106, 0.09106, 0.09106, 0.09106, 0.09106, 0.09106], "type": "scatter"}, {"hovertext": "<b>Topic 101</b>:cox_jo_jo cox_news_dc tv_citizen ", "line": {"color": "black", "width": 1.5}, "mode": "lines+lines", "name": "", "opacity": 0.1, "x": [1, 2, 3, 4, 5, 6, 7, 8, 9, 10], "y": [0.1317, 0.1317, 0.1317, 0.09742, 0.07633, 0.07633, 0.07633, 0.07633, 0.07633, 0.07633], "type": "scatter"}, {"hovertext": "<b>Topic 102</b>:summer_11pm_better play_11pm ct_d", "line": {"color": "black", "width": 1.5}, "mode": "lines+lines", "name": "", "opacity": 0.1, "x": [1, 2, 3, 4, 5, 6, 7, 8, 9, 10], "y": [0.05721, 0.0541, 0.0541, 0.0541, 0.0541, 0.0541, 0.0541, 0.0541, 0.0541, 0.0541], "type": "scatter"}, {"hovertext": "<b>Topic 103</b>:nasty naughty_slut hot_kinky horn", "line": {"color": "black", "width": 1.5}, "mode": "lines+lines", "name": "", "opacity": 0.1, "x": [1, 2, 3, 4, 5, 6, 7, 8, 9, 10], "y": [0.1144, 0.1144, 0.08305, 0.07566, 0.07193, 0.07193, 0.07193, 0.07193, 0.07193, 0.07193], "type": "scatter"}, {"hovertext": "<b>Topic 104</b>:10_add try_try kro_stop follo_fol", "line": {"color": "black", "width": 1.5}, "mode": "lines+lines", "name": "", "opacity": 0.1, "x": [1, 2, 3, 4, 5, 6, 7, 8, 9, 10], "y": [0.08332, 0.0763, 0.0763, 0.07308, 0.07308, 0.07043, 0.07043, 0.07043, 0.07043, 0.07043], "type": "scatter"}, {"hovertext": "<b>Topic 105</b>:auction_plate_united state_state_", "line": {"color": "black", "width": 1.5}, "mode": "lines+lines", "name": "", "opacity": 0.1, "x": [1, 2, 3, 4, 5, 6, 7, 8, 9, 10], "y": [0.1119, 0.09785, 0.07838, 0.07403, 0.07069, 0.07069, 0.07069, 0.07069, 0.07069, 0.07069], "type": "scatter"}, {"hovertext": "<b>Topic 106</b>:29 year_abt cannabis_cannabis wha", "line": {"color": "black", "width": 1.5}, "mode": "lines+lines", "name": "", "opacity": 0.1, "x": [1, 2, 3, 4, 5, 6, 7, 8, 9, 10], "y": [0.1211, 0.1211, 0.1211, 0.1211, 0.1211, 0.1211, 0.1211, 0.1211, 0.1211, 0.1211], "type": "scatter"}, {"hovertext": "<b>Topic 107</b>:gold forex_forex_usd_gbp_recovery", "line": {"color": "black", "width": 1.5}, "mode": "lines+lines", "name": "", "opacity": 0.1, "x": [1, 2, 3, 4, 5, 6, 7, 8, 9, 10], "y": [0.07634, 0.07634, 0.07368, 0.07044, 0.06728, 0.06663, 0.06663, 0.06663, 0.06663, 0.06663], "type": "scatter"}, {"hovertext": "<b>Topic 108</b>:kingdom_united kingdom_forex unit", "line": {"color": "black", "width": 1.5}, "mode": "lines+lines", "name": "", "opacity": 0.1, "x": [1, 2, 3, 4, 5, 6, 7, 8, 9, 10], "y": [0.1712, 0.1712, 0.1556, 0.147, 0.1436, 0.1436, 0.1436, 0.1436, 0.1436, 0.1396], "type": "scatter"}, {"hovertext": "<b>Topic 109</b>:follow_follow sirf_faraz_follow k", "line": {"color": "black", "width": 1.5}, "mode": "lines+lines", "name": "", "opacity": 0.1, "x": [1, 2, 3, 4, 5, 6, 7, 8, 9, 10], "y": [0.1328, 0.1194, 0.1155, 0.1155, 0.1155, 0.1155, 0.1155, 0.1155, 0.1155, 0.1155], "type": "scatter"}, {"hovertext": "<b>Topic 110</b>:xxx horny_carmineryderrr_carminer", "line": {"color": "black", "width": 1.5}, "mode": "lines+lines", "name": "", "opacity": 0.1, "x": [1, 2, 3, 4, 5, 6, 7, 8, 9, 10], "y": [0.149, 0.1276, 0.1276, 0.1246, 0.1194, 0.1194, 0.1171, 0.1164, 0.115, 0.1079], "type": "scatter"}, {"hovertext": "<b>Topic 111</b>:brother_rest_sir_50th_10days sir_", "line": {"color": "black", "width": 1.5}, "mode": "lines+lines", "name": "", "opacity": 0.1, "x": [1, 2, 3, 4, 5, 6, 7, 8, 9, 10], "y": [0.08213, 0.07723, 0.07137, 0.06749, 0.06749, 0.06749, 0.06749, 0.06749, 0.06749, 0.06749], "type": "scatter"}], "layout": {"xaxis": {"range": [0, 10], "tick0": 1, "dtick": 2, "title": {"text": "Term Rank"}}, "title": {"font": {"size": 22, "color": "Black"}, "text": "<b>Term score decline per Topic</b>", "y": 0.9, "x": 0.5, "xanchor": "center", "yanchor": "top"}, "hoverlabel": {"font": {"size": 16, "family": "Rockwell"}, "bgcolor": "white"}, "showlegend": false, "width": 800, "height": 500, "yaxis": {"title": {"text": "c-TF-IDF score"}}}}
